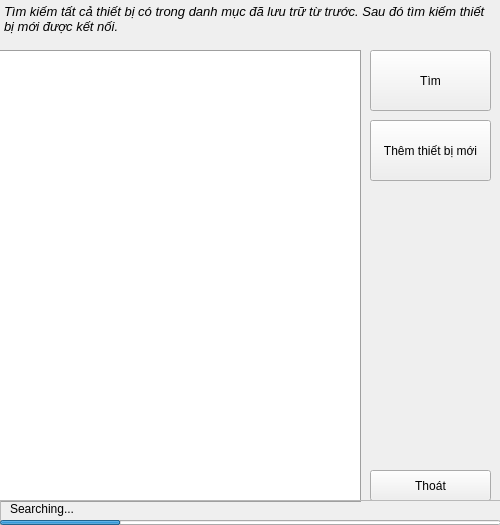
<?xml version="1.0" encoding="UTF-8"?>
<ui version="4.0">
 <class>FrmSearchDevice</class>
 <widget class="QMainWindow" name="FrmSearchDevice">
  <property name="geometry">
   <rect>
    <x>0</x>
    <y>0</y>
    <width>500</width>
    <height>525</height>
   </rect>
  </property>
  <property name="windowTitle">
   <string>MainWindow</string>
  </property>
  <widget class="QWidget" name="centralwidget">
   <widget class="QPlainTextEdit" name="plainTextEdit">
    <property name="geometry">
     <rect>
      <x>0</x>
      <y>0</y>
      <width>491</width>
      <height>51</height>
     </rect>
    </property>
    <property name="font">
     <font>
      <pointsize>10</pointsize>
      <italic>true</italic>
     </font>
    </property>
    <property name="styleSheet">
     <string notr="true">background-color: transparent;</string>
    </property>
    <property name="frameShape">
     <enum>QFrame::NoFrame</enum>
    </property>
    <property name="frameShadow">
     <enum>QFrame::Plain</enum>
    </property>
    <property name="readOnly">
     <bool>true</bool>
    </property>
    <property name="plainText">
     <string>Tìm kiếm tất cả thiết bị có trong danh mục đã lưu trữ từ trước. Sau đó tìm kiếm thiết bị mới được kết nối.</string>
    </property>
   </widget>
   <widget class="Line" name="line">
    <property name="geometry">
     <rect>
      <x>0</x>
      <y>50</y>
      <width>361</width>
      <height>3</height>
     </rect>
    </property>
    <property name="orientation">
     <enum>Qt::Horizontal</enum>
    </property>
   </widget>
   <widget class="QListWidget" name="listWidget">
    <property name="geometry">
     <rect>
      <x>0</x>
      <y>51</y>
      <width>361</width>
      <height>451</height>
     </rect>
    </property>
    <property name="frameShape">
     <enum>QFrame::Panel</enum>
    </property>
    <property name="frameShadow">
     <enum>QFrame::Raised</enum>
    </property>
   </widget>
   <widget class="QPushButton" name="pushButton_Search">
    <property name="geometry">
     <rect>
      <x>370</x>
      <y>50</y>
      <width>121</width>
      <height>61</height>
     </rect>
    </property>
    <property name="styleSheet">
     <string notr="true"/>
    </property>
    <property name="text">
     <string>Tìm</string>
    </property>
    <property name="flat">
     <bool>false</bool>
    </property>
   </widget>
   <widget class="QPushButton" name="pushButton_Cancel">
    <property name="geometry">
     <rect>
      <x>370</x>
      <y>470</y>
      <width>121</width>
      <height>31</height>
     </rect>
    </property>
    <property name="styleSheet">
     <string notr="true"/>
    </property>
    <property name="text">
     <string>Thoát</string>
    </property>
   </widget>
   <widget class="QPushButton" name="pushButton_addNew">
    <property name="geometry">
     <rect>
      <x>370</x>
      <y>120</y>
      <width>121</width>
      <height>61</height>
     </rect>
    </property>
    <property name="styleSheet">
     <string notr="true"/>
    </property>
    <property name="text">
     <string>Thêm thiết bị mới</string>
    </property>
    <property name="flat">
     <bool>false</bool>
    </property>
   </widget>
   <widget class="QFrame" name="frame">
    <property name="geometry">
     <rect>
      <x>0</x>
      <y>500</y>
      <width>501</width>
      <height>31</height>
     </rect>
    </property>
    <property name="frameShape">
     <enum>QFrame::StyledPanel</enum>
    </property>
    <property name="frameShadow">
     <enum>QFrame::Raised</enum>
    </property>
    <widget class="QProgressBar" name="progressBar_search">
     <property name="geometry">
      <rect>
       <x>0</x>
       <y>20</y>
       <width>501</width>
       <height>5</height>
      </rect>
     </property>
     <property name="value">
      <number>24</number>
     </property>
     <property name="textVisible">
      <bool>false</bool>
     </property>
    </widget>
    <widget class="QLabel" name="label_search">
     <property name="geometry">
      <rect>
       <x>10</x>
       <y>1</y>
       <width>351</width>
       <height>16</height>
      </rect>
     </property>
     <property name="text">
      <string>Searching...</string>
     </property>
    </widget>
   </widget>
  </widget>
 </widget>
 <tabstops>
  <tabstop>pushButton_Search</tabstop>
  <tabstop>pushButton_addNew</tabstop>
  <tabstop>pushButton_Cancel</tabstop>
  <tabstop>plainTextEdit</tabstop>
  <tabstop>listWidget</tabstop>
 </tabstops>
 <resources/>
 <connections/>
</ui>
